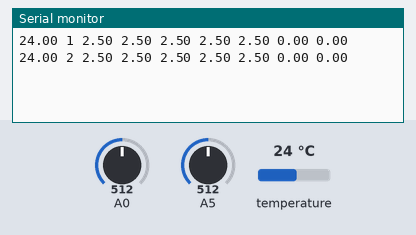
A sketch run on a simulated Arduino Uno, built with avr-gcc and run on an emulated ATmega328P. Shown: the last lines printed to the serial monitor. The test bench sets the inputs (shaded band); at power-on: A0 = 512, A5 = 512, temperature 24 °C.

Above: at 2.2 s.
2.3 s: A0 set to 0
At 3.5 s:
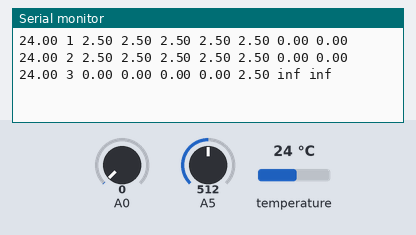
5.5 s: A5 set to 0
At 6.8 s:
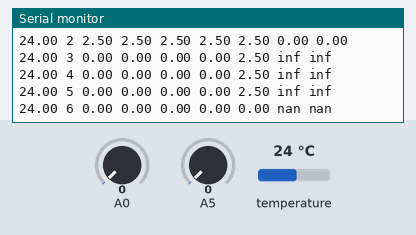
8.5 s: temperature set to 12 °C
At 9.8 s:
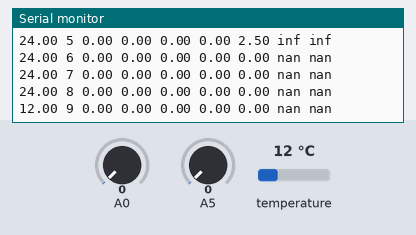
10.0 s: A0 set to 18
At 10.8 s:
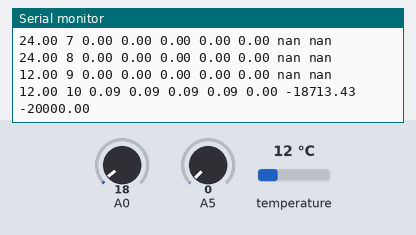
14.1 s: temperature set to 19 °C
At 14.1 s:
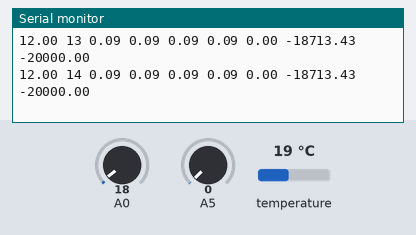
15.6 s: A5 set to 18
At 16.7 s:
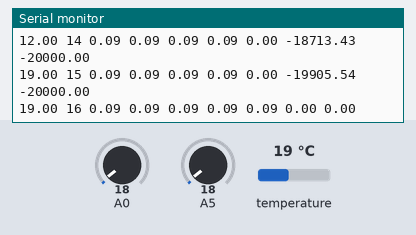
Timing chart, 0 to 18.1 s (numbered marks = the images above; inputs shaded):
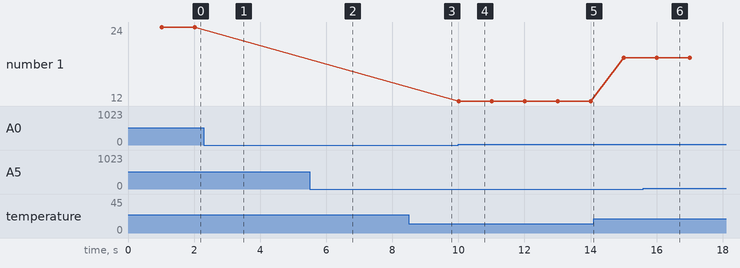

The sketch:

Simple_Prototype.ino
```cpp
#include <OneWire.h>

int RL = 20000; //Rezystor podciągnięty między pinem 2 czujnika Figaro a masą (dzielnik napiecia)
float RS;
float Ro;
float VRL1 = 0;
float VRL2 = 0;
float VRL3 = 0;
float VRL = 0;
float VC = 0;
int czas = 0;

int16_t dallas(int x,byte start){
    OneWire ds(x);
    byte i;
    byte data[2];
    int16_t result;
    do{
        ds.reset();
        ds.write(0xCC);
        ds.write(0xBE);
        for (int i = 0; i < 2; i++) data[i] = ds.read();
        result=(data[1]<<8) |data[0];
        result >>= 2; if (data[1]&128) result |=61440;
        if (data[0]&8) ++result;
        ds.reset();
        ds.write(0xCC);
        ds.write(0x44, 1);
        if (start) delay(1000);
    } while (start--);
    return result;
}

void setup() {
  dallas(10,1);
  Serial.begin(9600);
}

void loop() {
    float currentTemp = dallas(10,0)/4.0;
    float PomiarTemp = ((0.001*pow(currentTemp, 1.95))/0.7 * (-((0.006*currentTemp)+0.1))+1.1);
    Serial.print(currentTemp);
    Serial.print(" ");
    czas += 1;
    VRL1 = (analogRead(A0) / 1024.0) * 5.0;
    delay(30);
    VRL2 = (analogRead(A0) / 1024.0) * 5.0;
    delay(30);
    VRL3 = (analogRead(A0) / 1024.0) * 5.0;
    VC = (analogRead(A5) / 1024.0) * 5.0;
    VRL = (VRL1 + VRL2 + VRL3) / 3.0;

    RS = (VC/VRL -1) * RL;
    Ro = RS/PomiarTemp;
    Serial.print(czas);
      Serial.print(" ");
    Serial.print(VRL1);
      Serial.print(" ");
    Serial.print(VRL2);
      Serial.print(" ");
    Serial.print(VRL3);
    Serial.print(" ");
    Serial.print(VRL);
    Serial.print(" ");
    Serial.print(VC);
    Serial.print(" ");
    Serial.print(Ro);
    Serial.print(" ");
    Serial.println(RS);
    delay(930);
}
```

Measured:
- after the input at 2.3 s, the serial monitor: prints a new line after 0.72 s (image 1)
- after the input at 5.5 s, the serial monitor: prints a new line after 0.51 s (image 2)
- after the input at 8.5 s, the serial monitor: prints a new line after 0.51 s (image 3)
- after the input at 10.0 s, the serial monitor: prints a new line at once (image 4)
- after the input at 15.6 s, the serial monitor: prints a new line after 0.41 s (image 6)
- plotted number 1: 12 → 19 after the input at 14.1 s
